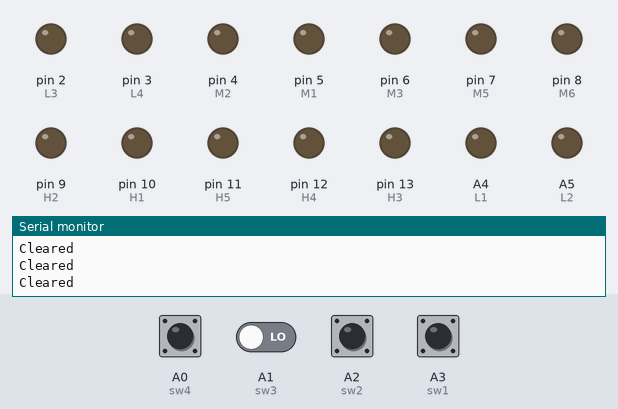
Bench run of a sketch on a simulated Arduino Uno, built with avr-gcc and run on an emulated ATmega328P. Shown: output pins drawn as LEDs (lit = HIGH), the last lines printed to the serial monitor. The test bench sets the inputs (shaded band); at power-on: A0 (sw4), A1 (sw3), A2 (sw2), A3 (sw1) LOW.

Above: at 7.4 s.
7.5 s: A0 (sw4) pulled HIGH for 0.15 s
At 8.2 s:
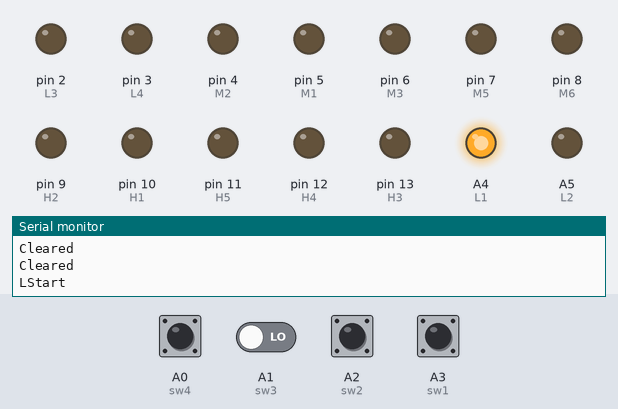
At 9.2 s:
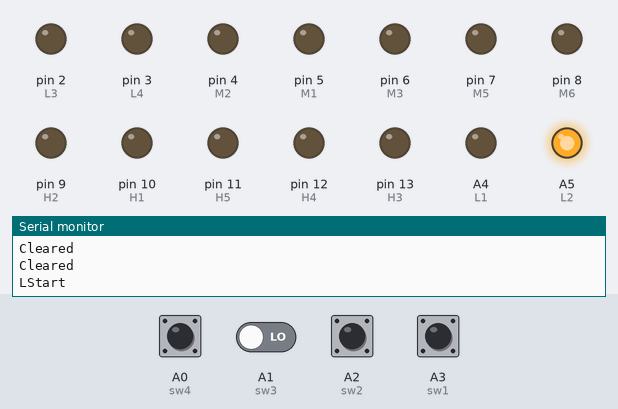
10.6 s: A0 (sw4) driven HIGH and A1 (sw3) driven HIGH
At 13.0 s:
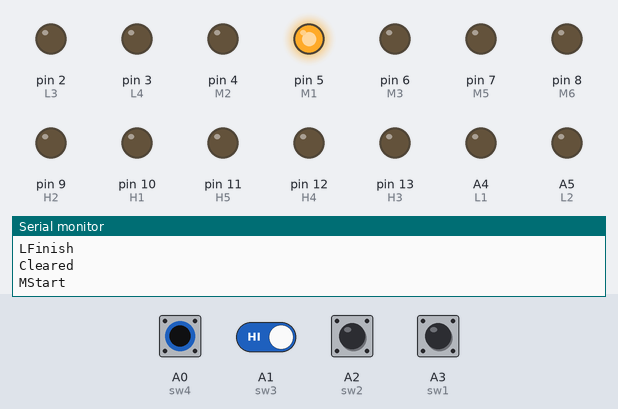
Timing chart, 0 to 22.6 s (numbered marks = the images above; inputs shaded):
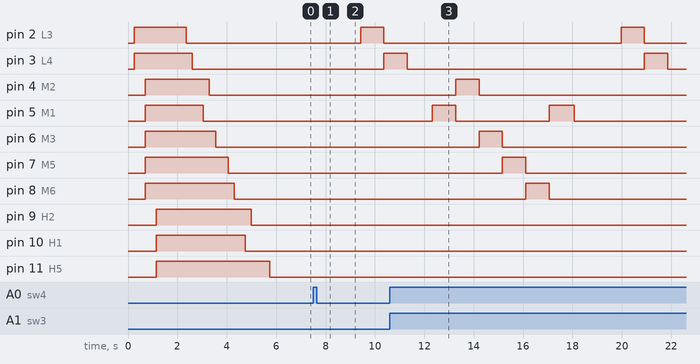

Measured:
- after the input at 7.5 s, pin 2 (L3): LOW → HIGH after 1.9 s, → LOW 0.95 s later; pin 3 (L4): LOW → HIGH after 2.9 s; A4 (L1): LOW → HIGH at once, → LOW 0.95 s later; A5 (L2): LOW → HIGH after 0.97 s, → LOW 0.95 s later
- after the input at 10.6 s, pin 2 (L3): LOW → HIGH after 9.4 s, → LOW 0.95 s later; pin 4 (M2): LOW → HIGH after 2.7 s, → LOW 0.95 s later; pin 5 (M1): alternates HIGH for 0.98 s and LOW for 3.8 s, starting after 1.7 s; pin 6 (M3): LOW → HIGH after 3.6 s, → LOW 0.95 s later; pin 7 (M5): LOW → HIGH after 4.6 s, → LOW 0.95 s later

The sketch:

MODel.ino
```cpp
#define L1 A4
#define L2 A5
#define L3 2
#define L4 3

#define M1 5
#define M2 4
#define M3 6
//#define M4 9
#define M5 7
#define M6 8

#define H1 10
#define H2 9
#define H3 13
#define H4 12
#define H5 11

#define sw1 A3
#define sw2 A2
#define sw3 A1
#define sw4 A0

int ds = 950;

int bounceTime = 50;
int holdTime = 250;
int doubleTime = 500;

int lastReading = LOW;
int hold = 0;
int single = 0;

long onTime = 0;
long lastSwitchTime = 0;
int exloop = 0;
int speedLed = 2;

void Lloop() {
  Serial.println("LStart");
  digitalWrite(L1, HIGH);
  delay(ds);
  digitalWrite(L1, LOW);

  digitalWrite(L2, HIGH);
  delay(ds);
  digitalWrite(L2, LOW);

  digitalWrite(L3, HIGH);
  delay(ds);
  digitalWrite(L3, LOW);


  digitalWrite(L4, HIGH);
  delay(ds);
  digitalWrite(L4, LOW);

  digitalWrite(L1, HIGH);
  delay(1000);
  digitalWrite(L1, LOW);
  Serial.println("LFinish");


}


void Mloop() {

  Serial.println("MStart");

  digitalWrite(M1, HIGH);
  delay(ds);
  digitalWrite(M1, LOW);

  digitalWrite(M2, HIGH);
  delay(ds);
  digitalWrite(M2, LOW);

  digitalWrite(M3, HIGH);
  delay(ds);
  digitalWrite(M3, LOW);

//  digitalWrite(M4, HIGH);
//  delay(ds);
//  digitalWrite(M4, LOW);

  digitalWrite(M5, HIGH);
  delay(ds);
  digitalWrite(M5, LOW);

  digitalWrite(M6, HIGH);
  delay(ds);
  digitalWrite(M6, LOW);

  digitalWrite(M1, HIGH);
  delay(1000);
  digitalWrite(M1, LOW);

  Serial.println("MFinish");


}

void Hloop() {

  Serial.println("HStart");

  digitalWrite(H1, HIGH);
  delay(ds);
  digitalWrite(H1, LOW);

  digitalWrite(H2, HIGH);
  delay(ds);
  digitalWrite(H2, LOW);

  digitalWrite(H3, HIGH);
  delay(ds);
  digitalWrite(H3, LOW);


digitalWrite(H4, HIGH);
delay(ds);
digitalWrite(H4, LOW);


  digitalWrite(H5, HIGH);
  delay(ds);
  digitalWrite(H5, LOW);


  digitalWrite(H1, HIGH);
  delay(ds);
  digitalWrite(H1, LOW);
  Serial.println("HFinish");


}

void clearLed() {

  digitalWrite(L1, LOW);
  digitalWrite(L2, LOW);
  digitalWrite(L3, LOW);
  digitalWrite(L4, LOW);

  digitalWrite(M1, LOW);
  digitalWrite(M2, LOW);
  digitalWrite(M3, LOW);
//  digitalWrite(M4, LOW);
  digitalWrite(M5, LOW);
  digitalWrite(M6, LOW);

  digitalWrite(H1, LOW);
  digitalWrite(H2, LOW);
  digitalWrite(H3, LOW);
digitalWrite(H4, LOW);
  digitalWrite(H5, LOW);

  Serial.println("Cleared");
}

void starter() {

  delay(250);
  digitalWrite(L1, HIGH);
  digitalWrite(L2, HIGH);
  digitalWrite(L3, HIGH);
  digitalWrite(L4, HIGH);

  delay(450);
  digitalWrite(M1, HIGH);
  digitalWrite(M2, HIGH);
  digitalWrite(M3, HIGH);
//  digitalWrite(M4, HIGH);
  digitalWrite(M5, HIGH);
  digitalWrite(M6, HIGH);
  delay(450);
  digitalWrite(H1, HIGH);
  digitalWrite(H2, HIGH);
  digitalWrite(H3, HIGH);
  digitalWrite(H4, HIGH);
  analogWrite(H5, 255);
  delay(450);


  delay(250);
  digitalWrite(L1, LOW);
  delay(250);
  digitalWrite(L2, LOW);
  delay(250);
  digitalWrite(L3, LOW);
  delay(250);
  digitalWrite(L4, LOW);

  delay(450);
  digitalWrite(M1, LOW);
  delay(250);
  digitalWrite(M2, LOW);
  delay(250);
  digitalWrite(M3, LOW);
  delay(250);
//  digitalWrite(M4, LOW);
  delay(250);
  digitalWrite(M5, LOW);
  delay(250);
  digitalWrite(M6, LOW);
  delay(450);
  digitalWrite(H1, LOW);
  delay(250);
  digitalWrite(H2, LOW);
  delay(250);
  digitalWrite(H3, LOW);
  delay(250);
  digitalWrite(H4, LOW);
  delay(250);
  digitalWrite(H5, LOW);
  delay(450);

}

void setupTime() {
  Serial.println("SETUP");
  exloop = 2;
  delay(500);
  while (exloop < 5) {

    int rd = digitalRead(sw1);
    int rd1 = digitalRead(sw2);


    if (rd == HIGH) {
      exloop =  8;
    }
    if (rd1 == HIGH) {
      speedLed = speedLed += 1;


    }


    Serial.println(exloop);
    if (speedLed == 1) {
      ds = 500;

      digitalWrite(H1, HIGH);
      digitalWrite(H2, LOW);
      digitalWrite(H3, LOW);
digitalWrite(H4, LOW);
    }
    if (speedLed == 2) {
      ds = 1000;
      digitalWrite(H1, HIGH);
      digitalWrite(H2, HIGH);
      digitalWrite(H3, LOW);
digitalWrite(H4, LOW);
    }
    if (speedLed == 3) {
      ds = 1500;
      digitalWrite(H1, HIGH);
      digitalWrite(H2, HIGH);
      digitalWrite(H3, HIGH);
digitalWrite(H4, LOW);
    }


    if (speedLed > 4) {
      speedLed = 1;

    }

  }

  exloop = 0;


}

void setup()
{ Serial.begin(9600);


  pinMode(sw1, INPUT);
  pinMode(sw2, INPUT);
  pinMode(sw3, INPUT);
  pinMode(sw4, INPUT);

  pinMode(L1, OUTPUT);
  pinMode(L2, OUTPUT);
  pinMode(L3, OUTPUT);
  pinMode(L4, OUTPUT);

  pinMode(M1, OUTPUT);
  pinMode(M2, OUTPUT);
  pinMode(M3, OUTPUT);
//  pinMode(M4, OUTPUT);
  pinMode(M5, OUTPUT);
  pinMode(M6, OUTPUT);

  pinMode(H1, OUTPUT);
  pinMode(H2, OUTPUT);
  pinMode(H3, OUTPUT);
  pinMode(H4, OUTPUT);
  pinMode(H5, OUTPUT);


  starter();


}

void loop()
{
  clearLed();
  int reading = digitalRead(sw1);
  int reading1 = digitalRead(sw2);
  int reading2 = digitalRead(sw3);
  int reading3 = digitalRead(sw4);


  if (reading1 == HIGH) {
    Hloop();

  }

  if (reading2 == HIGH) {
    Mloop();

  }

  if (reading3 == HIGH) {
    Lloop();

  }


  //first pressed
  if (reading == HIGH && lastReading == LOW) {
    onTime = millis();
  }

  //held
  if (reading == HIGH && lastReading == HIGH) {
    if ((millis() - onTime) > holdTime) {

      hold = 1;
    }
  }

  //released
  if (reading == LOW && lastReading == HIGH) {
    if (((millis() - onTime) > bounceTime) && hold != 1) {
      onRelease();
    }
    if (hold == 1) {
      Serial.println("held");
      setupTime();
      hold = 0;
    }
  }
  lastReading = reading;

  if (single == 1 && (millis() - lastSwitchTime) > doubleTime) {
    Serial.println("single press");

    Lloop();
    Mloop();
    Hloop();
    single = 0;
  }

}

void onRelease() {

  if ((millis() - lastSwitchTime) >= doubleTime) {
    single = 1;
    lastSwitchTime = millis();
    return;
  }

  if ((millis() - lastSwitchTime) < doubleTime) {

    Serial.println("double press");
    single = 0;
    lastSwitchTime = millis();
  }

}
```
